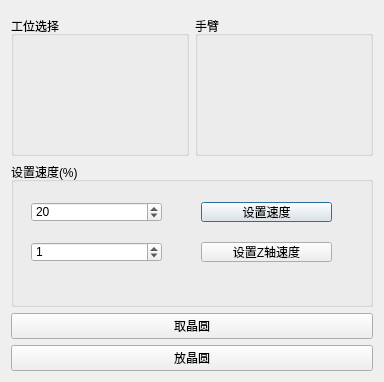
<?xml version="1.0" encoding="UTF-8"?>
<ui version="4.0">
 <class>RobotDialog</class>
 <widget class="QDialog" name="RobotDialog">
  <property name="geometry">
   <rect>
    <x>0</x>
    <y>0</y>
    <width>384</width>
    <height>382</height>
   </rect>
  </property>
  <property name="windowTitle">
   <string>机械手控制</string>
  </property>
  <layout class="QVBoxLayout" name="verticalLayout">
   <item>
    <layout class="QHBoxLayout" name="horizontalLayout_2">
     <property name="topMargin">
      <number>5</number>
     </property>
     <item>
      <widget class="QGroupBox" name="station_group">
       <property name="title">
        <string>工位选择</string>
       </property>
       <layout class="QVBoxLayout" name="station_layout">
        <property name="spacing">
         <number>10</number>
        </property>
        <property name="leftMargin">
         <number>10</number>
        </property>
        <property name="topMargin">
         <number>10</number>
        </property>
        <property name="rightMargin">
         <number>10</number>
        </property>
        <property name="bottomMargin">
         <number>10</number>
        </property>
       </layout>
      </widget>
     </item>
     <item>
      <widget class="QGroupBox" name="arm_group">
       <property name="title">
        <string>手臂</string>
       </property>
       <layout class="QVBoxLayout" name="arm_layout">
        <property name="spacing">
         <number>0</number>
        </property>
        <property name="leftMargin">
         <number>5</number>
        </property>
        <property name="topMargin">
         <number>5</number>
        </property>
        <property name="rightMargin">
         <number>5</number>
        </property>
        <property name="bottomMargin">
         <number>5</number>
        </property>
       </layout>
      </widget>
     </item>
    </layout>
   </item>
   <item>
    <widget class="QGroupBox" name="groupBox_3">
     <property name="title">
      <string>设置速度(%)</string>
     </property>
     <widget class="QPushButton" name="setspeed_btn">
      <property name="geometry">
       <rect>
        <x>190</x>
        <y>40</y>
        <width>131</width>
        <height>20</height>
       </rect>
      </property>
      <property name="sizePolicy">
       <sizepolicy hsizetype="Minimum" vsizetype="Fixed">
        <horstretch>0</horstretch>
        <verstretch>0</verstretch>
       </sizepolicy>
      </property>
      <property name="text">
       <string>设置速度</string>
      </property>
     </widget>
     <widget class="QSpinBox" name="speed_value_spx">
      <property name="geometry">
       <rect>
        <x>20</x>
        <y>40</y>
        <width>131</width>
        <height>20</height>
       </rect>
      </property>
      <property name="minimum">
       <number>5</number>
      </property>
      <property name="maximum">
       <number>100</number>
      </property>
      <property name="singleStep">
       <number>5</number>
      </property>
      <property name="value">
       <number>20</number>
      </property>
     </widget>
     <widget class="QPushButton" name="set_speed_btn_z">
      <property name="geometry">
       <rect>
        <x>190</x>
        <y>80</y>
        <width>131</width>
        <height>20</height>
       </rect>
      </property>
      <property name="text">
       <string>设置Z轴速度</string>
      </property>
     </widget>
     <widget class="QSpinBox" name="speed_value_spx_z">
      <property name="geometry">
       <rect>
        <x>20</x>
        <y>80</y>
        <width>131</width>
        <height>20</height>
       </rect>
      </property>
      <property name="minimum">
       <number>0</number>
      </property>
      <property name="maximum">
       <number>3</number>
      </property>
      <property name="singleStep">
       <number>1</number>
      </property>
      <property name="value">
       <number>1</number>
      </property>
     </widget>
    </widget>
   </item>
   <item>
    <widget class="QPushButton" name="get_btn">
     <property name="minimumSize">
      <size>
       <width>0</width>
       <height>0</height>
      </size>
     </property>
     <property name="text">
      <string>取晶圆</string>
     </property>
    </widget>
   </item>
   <item>
    <widget class="QPushButton" name="put_btn">
     <property name="minimumSize">
      <size>
       <width>0</width>
       <height>0</height>
      </size>
     </property>
     <property name="text">
      <string>放晶圆</string>
     </property>
    </widget>
   </item>
  </layout>
 </widget>
 <resources/>
 <connections/>
</ui>
